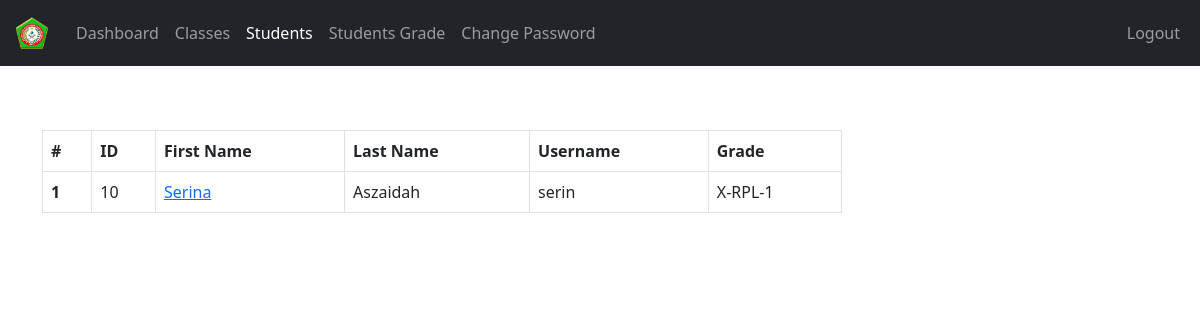
/Teacher/students_of_class.php?class_id=1 (signed in), run on the app's committed database.
### tables this page shows
CREATE TABLE `students` (
  `student_id` int(11) NOT NULL,
  `username` varchar(127) NOT NULL,
  `password` varchar(255) NOT NULL,
  `fname` varchar(127) NOT NULL,
  `lname` varchar(255) NOT NULL,
  `grade` int(11) NOT NULL,
  `section` int(11) NOT NULL,
  `address` varchar(31) NOT NULL,
  `gender` varchar(10) NOT NULL,
  `email_address` varchar(255) NOT NULL,
  `date_of_birth` date NOT NULL,
  `date_of_joined` timestamp NULL DEFAULT current_timestamp(),
  `parent_fname` varchar(127) NOT NULL,
  `parent_lname` varchar(127) NOT NULL,
  `parent_phone_number` varchar(31) NOT NULL
);

CREATE TABLE `grades` (
  `grade_id` int(11) NOT NULL,
  `grade` varchar(31) NOT NULL,
  `grade_code` varchar(7) NOT NULL
);

### Teacher/data/student.php (called while the page is built, shortened)
<?php
function getAllStudents($conn){
   $sql = "SELECT * FROM students";
   $stmt = $conn->prepare($sql);
   $stmt->execute();
   if ($stmt->rowCount() >= 1) {
     $students = $stmt->fetchAll();
     return $students;
   }else {
   	return 0;
   }
}

### Teacher/data/class.php (called while the page is built, shortened)
<?php
function getClassById($class_id, $conn){
   $sql = "SELECT * FROM class
           WHERE class_id=?";
   $stmt = $conn->prepare($sql);
   $stmt->execute([$class_id]);
   if ($stmt->rowCount() == 1) {
     $class = $stmt->fetch();
     return $class;
   }else {
    return 0;
   }
}

### Teacher/data/grade.php (called while the page is built, shortened)
<?php
function getGradeById($grade_id, $conn){
   $sql = "SELECT * FROM grades
           WHERE grade_id=?";
   $stmt = $conn->prepare($sql);
   $stmt->execute([$grade_id]);
   if ($stmt->rowCount() == 1) {
     $grade = $stmt->fetch();
     return $grade;
   }else {
    return 0;
   }
}

### Teacher/data/section.php (called while the page is built, shortened)
<?php
function getSectioById($section_id, $conn){
   $sql = "SELECT * FROM section
           WHERE section_id=?";
   $stmt = $conn->prepare($sql);
   $stmt->execute([$section_id]);
   if ($stmt->rowCount() == 1) {
     $section = $stmt->fetch();
     return $section;
   }else {
    return 0;
   }
}

### Teacher/students_of_class.php (the view, shortened to what this page needs)
<?php
if (isset($_SESSION['teacher_id']) &&
    isset($_SESSION['role'])) {
    if ($_SESSION['role'] == 'Teacher') {
       include "../DB_connection.php";
       include "data/student.php";
       include "data/grade.php";
       include "data/class.php";
       include "data/section.php";
       $class_id = $_GET['class_id'];
       $students = getAllStudents($conn);
       $class = getClassById($class_id, $conn);
 ?>
<!DOCTYPE html>
<html lang="en">
<head>
	<link rel="stylesheet" href="https://cdn.jsdelivr.net/npm/bootstrap@5.2.0/dist/css/bootstrap.min.css">
	<link rel="stylesheet" href="../css/style.css">
  <link rel="stylesheet" href="https://cdnjs.cloudflare.com/ajax/libs/font-awesome/4.7.0/css/font-awesome.min.css">
</head>
<body>
    <?php
    include "inc/navbar.php";
        if ($students != 0) {
     ?>
  <?php $i = 0; foreach ($students as $student ) {
       $g = getGradeById($class['grade'], $conn);
       $s = getSectioById($class['section'], $conn);
       if ($g['grade_id'] == $student['grade'] && $s['section_id'] == $student['section']) { $i++;
       if ($i == 1) {
    ?>
        <div class="container mt-5">
           <div class="table-responsive">
              <table class="table table-bordered mt-3 n-table">
                <thead>
                  <tr>
                    <th scope="col">#</th>
                    <th scope="col">ID</th>
                    <th scope="col">First Name</th>
                    <th scope="col">Last Name</th>
                    <th scope="col">Username</th>
                    <th scope="col">Grade</th>
                  </tr>
                </thead>
                <tbody>
              <?php } ?>
                  <tr>
                    <th scope="row"><?=$i?></th>
                    <td><?=$student['student_id']?></td>
                    <td>
                      <a href="student-grade.php?student_id=<?=$student['student_id']?>">
                        <?=$student['fname']?>
                      </a>
                    </td>
                    <td><?=$student['lname']?></td>
                    <td><?=$student['username']?></td>
                    <td>
                      <?php
                           $grade = $student['grade'];
                           $g_temp = getGradeById($grade, $conn);
                           if ($g_temp != 0) {
                              echo $g_temp['grade_code'].'-'.
                                     $g_temp['grade'];
                            }
                        ?>
                    </td>
                  </tr>
                <?php } } ?>
                </tbody>
              </table>
           </div>
         <?php } ?>
     </div>
</body>
</html>
<?php
  }else {
    header("Location: ../login.php");
    exit;
  }
}else {
	header("Location: ../login.php");
	exit;
}
?>

### css/style.css (style rules this page uses)
.n-table { max-width: 800px; }

### data on the page
students: student_id "10", fname "Serina", lname "Aszaidah", username "serin", grades.grade_code "X-RPL", grades.grade "1"
